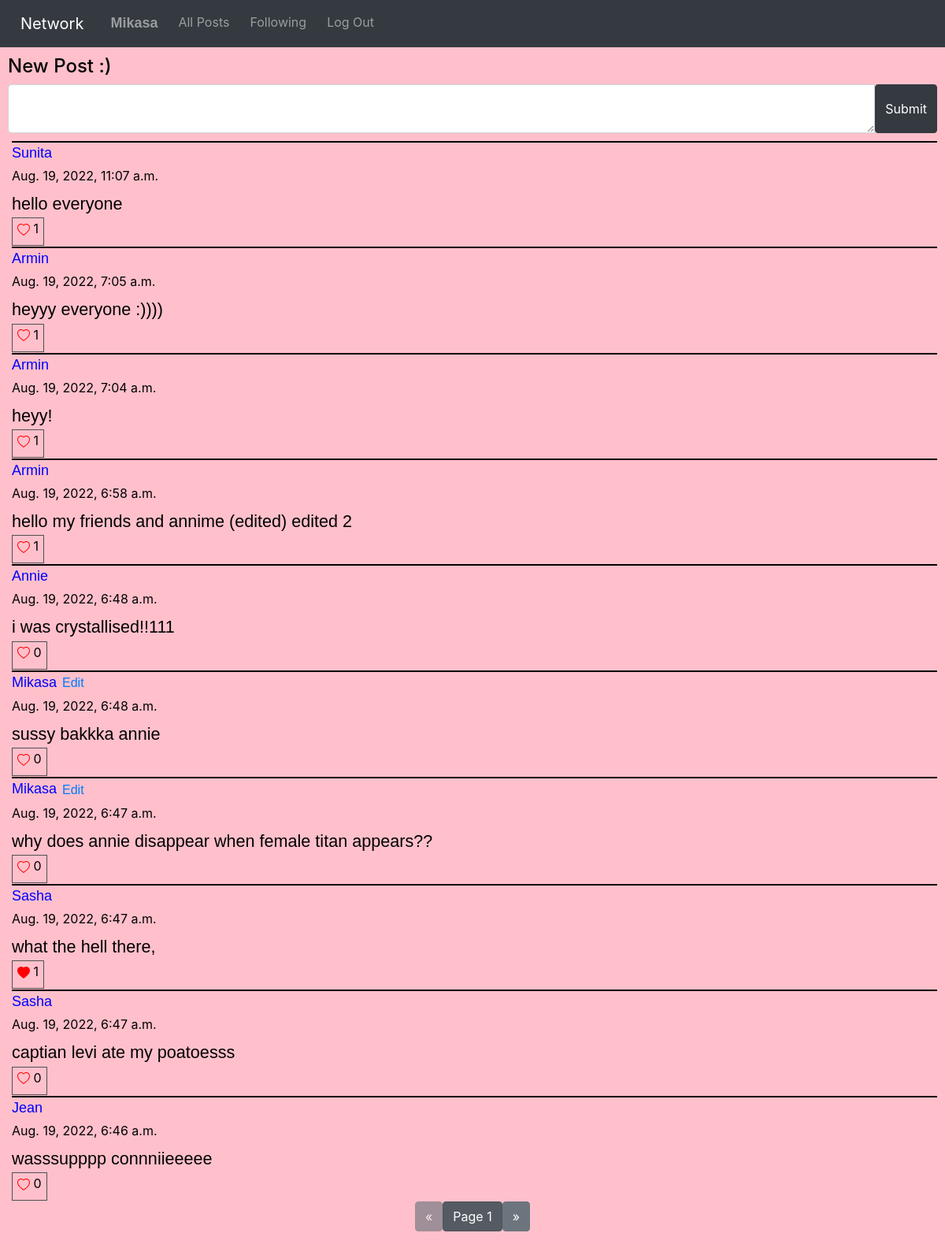
Screenshot of / (signed in) with the database file from the repository.
### network/models.py (models this page shows, shortened)
class User(AbstractUser):
    pass

class Posts(models.Model):
    content = models.TextField(blank=False)
    user = models.ForeignKey(User, on_delete=models.CASCADE, related_name="user_posts")
    like = models.IntegerField(default=0)
    time = models.DateTimeField(auto_now_add=True)

### network/views.py (the view)
# urls.py: path("", views.index, name="index"),
def index(request):
    posts = get_page(1)
    liked_posts = liked_list(posts, request.user)
    return render(request, "network/index.html", {
        "posts": posts,
        "liked_posts": liked_posts,
        "pages": "page"
    })

### network/views.py (called while the page is built)
def liked_list(posts, user):
    liked_posts = []
    for post in posts:
        for p in post.liked_usr.all():
            for usr in p.liked_users.all():
                if usr == user:
                    liked_posts.append(post.id)
    return liked_posts

def get_page(page_id):
    posts = Posts.objects.all().order_by('-time')
    return Paginator(posts, 10).page(page_id)

### network/templates/network/index.html (shortened to what this page needs)
{% extends "network/layout.html" %}
{% load static %}
{% block body %}
    <div id="all_posts">
        {% if request.user.is_authenticated %}
            <div id="post-form">
                <h4>New Post :)</h4>
                <form action="{% url 'new-post' %}" method="POST">
                    <div class="input-group">
                        <textarea class="form-control" aria-label="With textarea" name="content"></textarea>
                        <input type="submit" class="btn btn-dark" value="Submit">
                    </div>
                </form>
            </div>
        {% endif %}
        <div id="posts">
            {% for post in posts %}
                <div class="post-item post-content" id="post-item-{{ post.id }}">
                        <p class="post-user">
                            <a href="{% url 'user-posts' post.user.id 1 %}" class="post-user"> {{ post.user }}</a>
                            {% if post.user ==  request.user %}
                                <button onclick="edit_request('{{ post.id }}');" type="button" class="btn btn-link" >Edit</button>
                            {% endif %}
                        </p>
                        <label class="time-data">{{ post.time }}</label>
                        <br/>
                        <div class="post-text" id="post-text-{{ post.id }}">{{ post.content }}</div>
                        {% if user.is_authenticated %}
                            {% if post.id in liked_posts %}
                                <div id="like-btn-{{ post.id }}">
                                    <button class="like-btn" onclick="like_post('{{ post.id }}');">
                                        <svg xmlns="http://www.w3.org/2000/svg" width="16" height="16" fill="red" class="bi bi-heart-fill" viewBox="0 0 16 16">
                                            <path fill-rule="evenodd" d="M8 1.314C12.438-3.248 23.534 4.735 8 15-7.534 4.736 3.562-3.248 8 1.314z"/>
                                        </svg>
                                        <label class="bi-heart" id="like-no-{{ post.id }}">{{ post.like }}</label>
                                    </button>
                                </div>
                            {% else %}
                                <div id="like-btn-{{ post.id }}">
                                    <button class="like-btn" onclick="like_post('{{ post.id }}');">
                                        <label class="bi-heart" id="like-no-{{ post.id }}">{{ post.like }}</label>
                                    </button>
                                </div>
                            {% endif %}
                        {% endif %}
                </div>
            {% endfor %}
        </div>
    </div>
    <nav aria-label="Page navigation">
            <ul class="pagination justify-content-center">
            {% if posts.has_previous %}
            <li>
                <a href="{% url pages posts.previous_page_number %}">
                <button class="btn btn-secondary"> &laquo; </button>
                </a>
            </li>
            {% else %}
            <li>
                <button class="btn btn-secondary" disabled> &laquo; </button>
            </li>
            {% endif %}
            <li>
                <a href="#">
                    <button class="btn btn-secondary active">Page {{ posts.number }}</button>
                </a>
            </li>
            {% if posts.has_next %}
            <li>
                <a href="{% url pages posts.next_page_number %}">
                    <button class="btn btn-secondary"> &raquo; </button>
                </a>
            </li>
            {% else %}
                <li>
                    <button class="btn btn-secondary" disabled> &raquo; </button>
                </li>
            {% endif %}
            </ul>
    </nav>
{% endblock %}

### network/templates/network/layout.html (shortened to what this page needs)
{% load static %}
<!DOCTYPE html>
<html lang="en">
    <head>
        <link rel="stylesheet" href="https://stackpath.bootstrapcdn.com/bootstrap/4.4.1/css/bootstrap.min.css">
        <link href="{% static 'network/styles.css' %}" rel="stylesheet">
    </head>
    <body>
        <nav class="navbar navbar-expand-lg navbar-dark bg-dark" id="bar">
            <a class="navbar-brand" href="#">Network</a>
            <div>
              <ul class="navbar-nav mr-auto">
                {% if user.is_authenticated %}
                    <li class="nav-item">
                        <a class="nav-link post-user" href="{% url 'user-posts' user.id 1 %}"><strong>{{ user.username }}</strong></a>
                    </li>
                {% endif %}
                <li class="nav-item">
                  <a class="nav-link" href="{% url 'index' %}">All Posts</a>
                </li>
                {% if user.is_authenticated %}
                    <li class="nav-item">
                        <a class="nav-link" href="{% url 'following' 1 %}">Following</a>
                    </li>
                    <li class="nav-item">
                        <a class="nav-link" href="{% url 'logout' %}">Log Out</a>
                    </li>
                {% endif %}
              </ul>
            </div>
          </nav>
        <div class="body">
            {% block body %}
            {% endblock %}
        </div>
    </body>
</html>

### network/static/network/styles.css (style rules this page uses)
body { background-color: pink; color: black; }
#bar { color: pink; }
.navbar-nav { display: flex; flex-direction: row; }
.nav-item, .navbar-brand { padding-left: 10px; }
#post-form { color: black; margin: 10px; }
#posts { margin-left: 10px; margin-right: 10px; }
.post-item { border-top: 2px solid black; font-size: large; }
.post-content { color: black; margin-left: 5px; margin-bottom: 1px; }
.time-data { color: black; font-size: medium; margin-top: 1px; }
.like-btn { background-color: transparent; border: 1px solid #505050; font-size: medium; }
.post-text { font-family: 'Lucida Sans', 'Lucida Sans Regular', 'Lucida Grande', 'Lucida Sans Unicode', Geneva, Verdana, sans-serif; font-size: larger; margin-bottom: 1px; }
.post-user { color: blue; font-family: sans-serif; text-transform: capitalize; font-size: large; margin-bottom: 1px; }
.btn-link { padding-left: 1px; padding-bottom: 1px; padding-top: 1px; }

### rows the page displays
User: username "Mikasa"
Posts: user "Sunita", time "Aug. 19, 2022, 11:07 a.m.", content "hello everyone", like "1"
Posts: user "Armin", time "Aug. 19, 2022, 7:05 a.m.", content "heyyy everyone :))))", like "1"
Posts: user "Armin", time "Aug. 19, 2022, 7:04 a.m.", content "heyy!", like "1"
Posts: user "Armin", time "Aug. 19, 2022, 6:58 a.m.", content "hello my friends and annime (edited) edited 2", like "1"
Posts: user "Annie", time "Aug. 19, 2022, 6:48 a.m.", content "i was crystallised!!111", like "0"
Posts: user "Mikasa", time "Aug. 19, 2022, 6:48 a.m.", content "sussy bakkka annie", like "0"
Posts: user "Mikasa", time "Aug. 19, 2022, 6:47 a.m.", content "why does annie disappear when female titan appears??", like "0"
Posts: user "Sasha", time "Aug. 19, 2022, 6:47 a.m.", content "what the hell there,", like "1"
Posts: user "Sasha", time "Aug. 19, 2022, 6:47 a.m.", content "captian levi ate my poatoesss", like "0"
Posts: user "Jean", time "Aug. 19, 2022, 6:46 a.m.", content "wasssupppp connniieeeee", like "0"

### other values shown
{{ posts.number }} "1"
